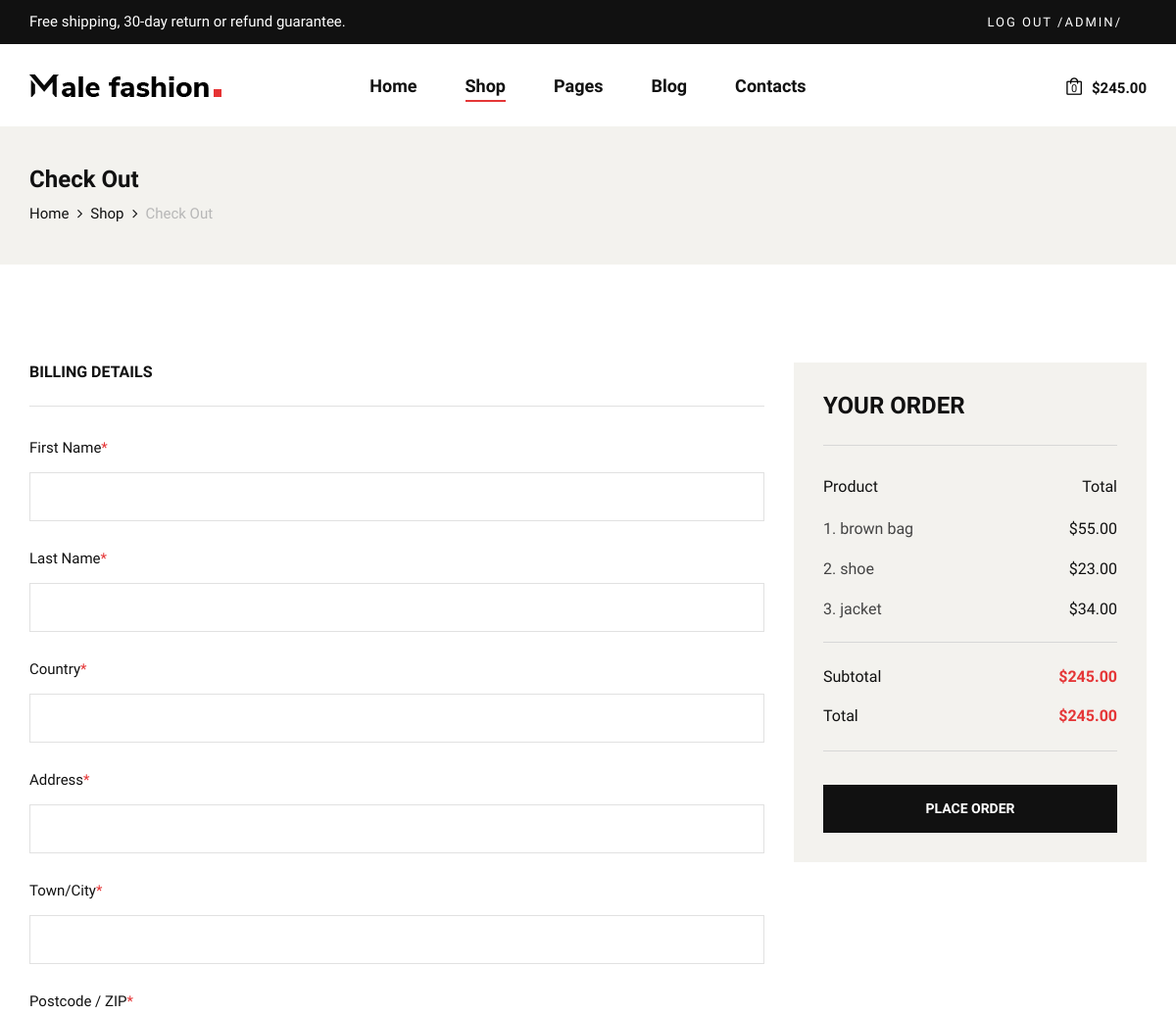
Page /checkout/ (signed in, upper part) on the earlier database version.
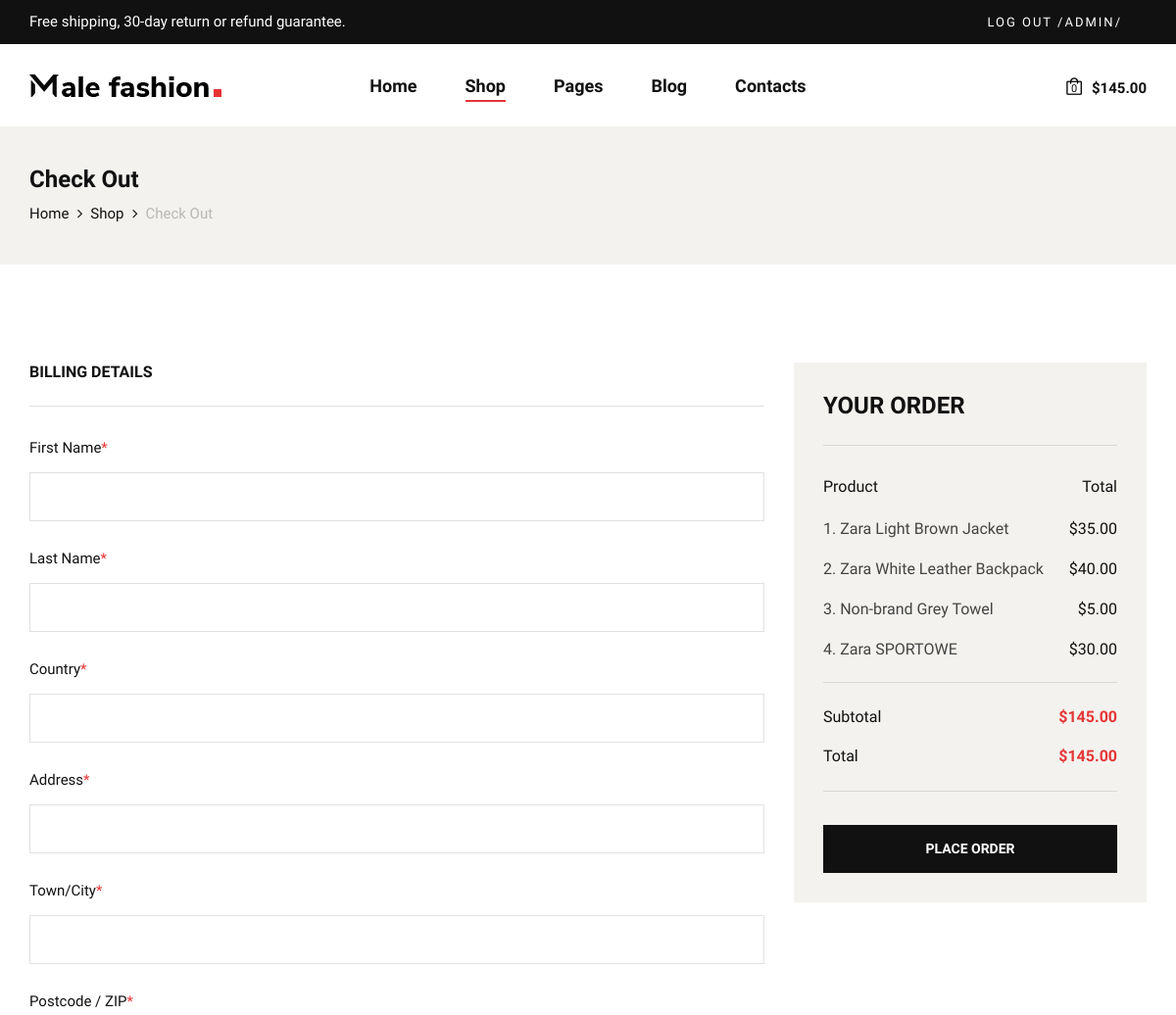
Same page on the later database version.
### main/models.py (models this page shows, shortened)
class Cart(models.Model):
    user = models.ForeignKey(settings.AUTH_USER_MODEL, on_delete=models.CASCADE, null=True, blank=True)
    product = models.ForeignKey("Product", on_delete=models.CASCADE, null=True, blank=True)
    quantity = models.PositiveIntegerField(default=1)
    size = models.CharField(max_length=10, blank=True, null=True)
    created_at = models.DateTimeField(auto_now_add=True)

class Product(models.Model):
    name = models.CharField(max_length=255)
    price = models.DecimalField(max_digits=10, decimal_places=2)
    image = models.ImageField(upload_to='products/')
    category = models.ForeignKey(Category, on_delete=models.SET_NULL, null=True, blank=True)
    tags = models.ManyToManyField(Tag, blank=True)

### main/views.py (the view, shortened to what this page needs)
# urls.py: path('checkout/', Checkout, name= 'checkout'),
@login_required
def Checkout(request):
    cart = request.session.get('cart', {})
    cart_items = Cart.objects.filter(user=request.user)
    total_price = sum(item.product.price * item.quantity for item in cart_items)  # Umumiy summa
    context = {
        'cart_items': cart_items,
        'total_price': total_price
    }
    return render(request, "checkout.html", context )

### main/context_processors.py (called while the page is built)
def cart_total(request):
    if request.user.is_authenticated:
        cart = Cart.objects.filter(user=request.user)
        total_price = sum(item.product.price * item.quantity for item in cart)
    else:
        total_price = 0.00  # Agar foydalanuvchi login qilmagan bo‘lsa
    return {"cart_total_price": total_price}

### templates/checkout.html (shortened to what the changed rows need)
<!DOCTYPE html>
<html lang="zxx">
<head>
    <link rel="stylesheet" href="/static/css/bootstrap.min.css" type="text/css">
    <link rel="stylesheet" href="/static/css/font-awesome.min.css" type="text/css">
    <link rel="stylesheet" href="/static/css/elegant-icons.css" type="text/css">
    <link rel="stylesheet" href="/static/css/magnific-popup.css" type="text/css">
    <link rel="stylesheet" href="/static/css/nice-select.css" type="text/css">
    <link rel="stylesheet" href="/static/css/owl.carousel.min.css" type="text/css">
    <link rel="stylesheet" href="/static/css/slicknav.min.css" type="text/css">
    <link rel="stylesheet" href="/static/css/style.css" type="text/css">
</head>
<body>
    <header class="header">
        <div class="container">
            <div class="row">
                <div class="col-lg-3 col-md-3">
                    <div class="header__nav__option">
                        {% if request.user.is_authenticated %}
                        <a href="{% url 'shopping_cart' %}"><img src="/static/img/icon/cart.png" alt=""> <span>0</span></a>
                        {% else %}
                        <a href="{% url 'signup' %}"><img src="/static/img/icon/cart.png" alt=""> <span>0</span></a>
                        {% endif %}
                        <div class="price">${{ cart_total_price }}</div>
                    </div>
                </div>
            </div>
        </div>
    </header>
    <section class="checkout spad">
        <div class="container">
            <div class="checkout__form">
                <form action="{% url 'checkout' %}" method="post">
                    <div class="row">
                        <div class="col-lg-4 col-md-6">
                            <div class="checkout__order">
                                <ul class="checkout__total__products">
                                    {% for item in cart_items %}
                                        <li>{{ forloop.counter }}. {{ item.product.name }} <span>${{ item.product.price }}</span></li>
                                    {% endfor %}
                                </ul>
                                <ul class="checkout__total__all">
                                    <li>Subtotal <span>${{ total_price }}</span></li>
                                    <li>Total <span>${{ total_price }}</span></li>
                                </ul>
                            </div>
                        </div>
                    </div>
                </form>
            </div>
        </div>
    </section>
</body>
</html>

Differences in the rows shown:
removed Cart: product.name "brown bag", product.price "55.00"
removed Cart: product.name "shoe", product.price "23.00"
removed Cart: product.name "jacket", product.price "34.00"
added Cart: product.name "Zara Light Brown Jacket", product.price "35.00"
added Cart: product.name "Zara White Leather Backpack", product.price "40.00"
added Cart: product.name "Non-brand Grey Towel", product.price "5.00"
added Cart: product.name "Zara SPORTOWE", product.price "30.00"
Other differences:
{{ cart_total_price }}: "245.00" → "145.00"
{{ total_price }}: "245.00" → "145.00"
